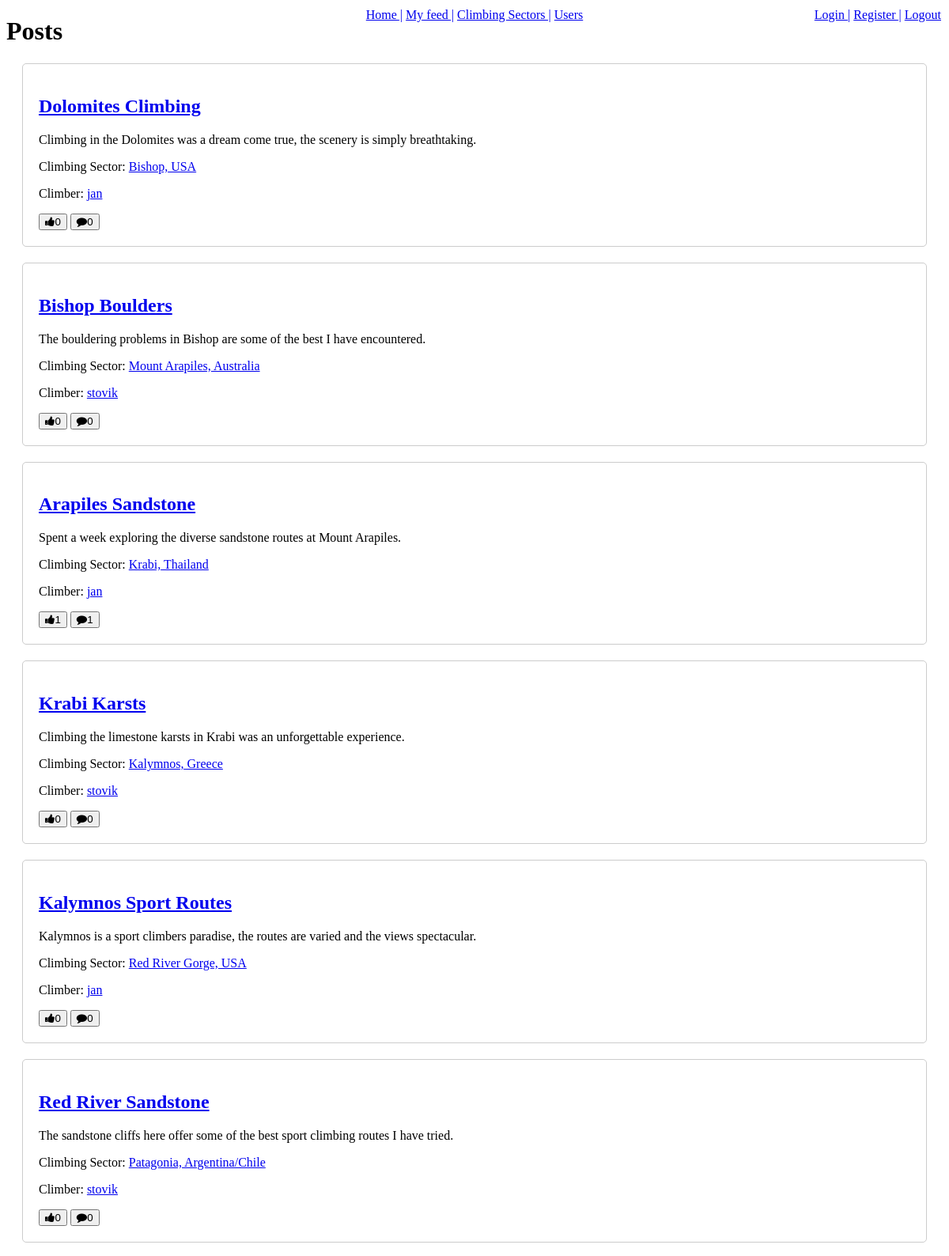
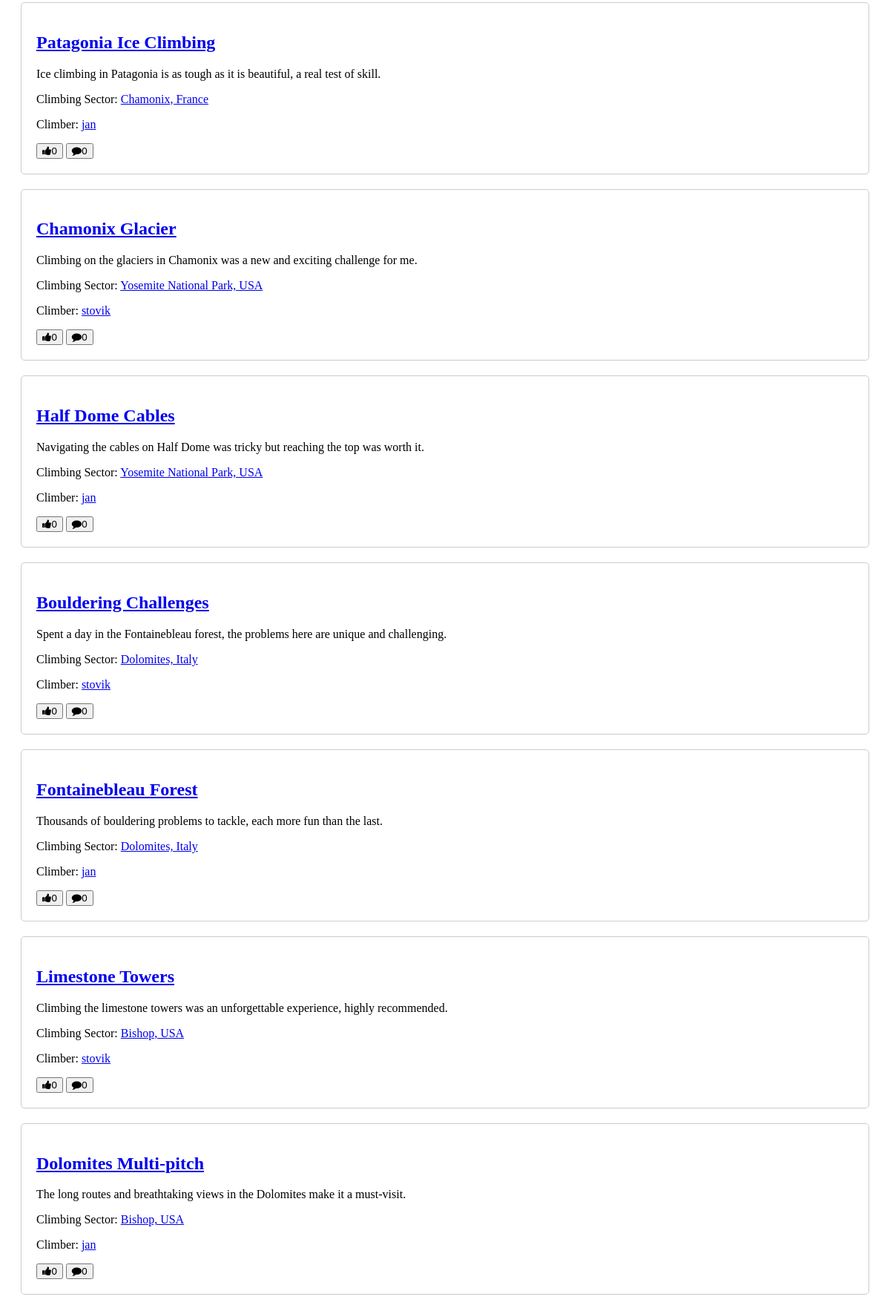
The page /home (upper part) on the database its author committed (2 pictures, top to bottom).
### tables this page shows
CREATE TABLE posts (
    id INTEGER PRIMARY KEY,
    title TEXT,
    body TEXT,
    created_at TIMESTAMP DEFAULT CURRENT_TIMESTAMP,
    likes INT DEFAULT 0,
    user_id INT,
    threat_id INT,
    comments INT DEFAULT 0,
    image_path TEXT,
    FOREIGN KEY (user_id) REFERENCES users(id),
    FOREIGN KEY (threat_id) REFERENCES threats(id)

);

CREATE TABLE threats (
    id INTEGER PRIMARY KEY,
    name TEXT,
    description TEXT
);

CREATE TABLE users (
    id INTEGER PRIMARY KEY,
    username TEXT,
    email TEXT,
    password TEXT
);

### app.py (the view)
@app.route('/home')
def home():
    db = DatabaseWorker('database.db')
    posts = db.search("SELECT posts.*, threats.name, users.username FROM posts JOIN threats ON posts.threat_id = threats.id JOIN users ON posts.user_id = users.id", multiple=True)
    posts.reverse()
    return render_template('main.html', posts=posts)

### database_worker.py (called while the page is built)
    def search(self, query, multiple=False):
        result = self.cursor.execute(query)
        if multiple:
            return result.fetchall() # returns multiple valuses in a list
        else:
            return result.fetchone() # returns a singele value

### templates/main.html (shortened to what this page needs)
<!DOCTYPE html>
<html>
<head>
    <link rel="stylesheet" href="https://cdn.jsdelivr.net/npm/cirrus-ui/dist/cirrus.min.css">
    <link rel="stylesheet" href="/static/style.css">
    <link rel="stylesheet" href="https://cdnjs.cloudflare.com/ajax/libs/font-awesome/4.7.0/css/font-awesome.min.css">
</head>
<body>
    <div class="top-right">
        <a href="/login" class="login-button">Login |</a>
        <a href="/register" class="register-button">Register |</a>
        <a href="/logout" class="logout-button">Logout</a>
    </div>
    <div class="topnav">
        <a href="/home">Home |</a>
        <a href="/my_feed">My feed |</a>
        <a href="/thread">Climbing Sectors |</a>
        <a href="/profile">Users</a>
    </div>
    <h1>Posts</h1>
    {% for post in posts %}
    <div class="post">
        <h2><a href="/post/{{ post[0] }}">{{ post[1] }}</a></h2>
        <p>{{ post[2] }}</p>
        <p>Climbing Sector: <a href="/thread/{{ post[6] }}">{{ post[9] }}</a></p>
        <p>Climber: <a href="/profile/{{ post[5] }}">{{ post[10] }}</a></p>
        <button type="button" class="btn-transparent" onclick="window.location.href='/like/{{ post[0] }}'"><i class="fa fa-thumbs-up"></i>{{ post[4] }}</button>
        <button type="button" class="btn-transparent"><i class="fa fa-comment"></i>{{ post[7] }}</button>
    </div>
    {% endfor %}
</body>
</html>

### static/style.css (style rules this page uses)
.top-right { position: absolute; top: 10px; right: 10px; }
.post { margin: 20px; padding: 20px; border: 1px solid #ccc; border-radius: 5px; }
.topnav { position: absolute; top: 10px; left: 50%; transform: translateX(-50%); }

### rows shown on the page
posts: title "Dolomites Climbing", body "Climbing in the Dolomites was a dream come true, the scenery is simply breathtaking.", name "Bishop, USA", username "jan", likes "0", comments "0"
posts: title "Bishop Boulders", body "The bouldering problems in Bishop are some of the best I have encountered.", name "Mount Arapiles, Australia", username "stovik", likes "0", comments "0"
posts: title "Arapiles Sandstone", body "Spent a week exploring the diverse sandstone routes at Mount Arapiles.", name "Krabi, Thailand", username "jan", likes "1", comments "1"
posts: title "Krabi Karsts", body "Climbing the limestone karsts in Krabi was an unforgettable experience.", name "Kalymnos, Greece", username "stovik", likes "0", comments "0"
posts: title "Kalymnos Sport Routes", body "Kalymnos is a sport climbers paradise, the routes are varied and the views spectacular.", name "Red River Gorge, USA", username "jan", likes "0", comments "0"
posts: title "Red River Sandstone", body "The sandstone cliffs here offer some of the best sport climbing routes I have tried.", name "Patagonia, Argentina/Chile", username "stovik", likes "0", comments "0"
posts: title "Patagonia Ice Climbing", body "Ice climbing in Patagonia is as tough as it is beautiful, a real test of skill.", name "Chamonix, France", username "jan", likes "0", comments "0"
posts: title "Chamonix Glacier", body "Climbing on the glaciers in Chamonix was a new and exciting challenge for me.", name "Yosemite National Park, USA", username "stovik", likes "0", comments "0"
posts: title "Half Dome Cables", body "Navigating the cables on Half Dome was tricky but reaching the top was worth it.", name "Yosemite National Park, USA", username "jan", likes "0", comments "0"
posts: title "Bouldering Challenges", body "Spent a day in the Fontainebleau forest, the problems here are unique and challenging.", name "Dolomites, Italy", username "stovik", likes "0", comments "0"
posts: title "Fontainebleau Forest", body "Thousands of bouldering problems to tackle, each more fun than the last.", name "Dolomites, Italy", username "jan", likes "0", comments "0"
posts: title "Limestone Towers", body "Climbing the limestone towers was an unforgettable experience, highly recommended.", name "Bishop, USA", username "stovik", likes "0", comments "0"
posts: title "Dolomites Multi-pitch", body "The long routes and breathtaking views in the Dolomites make it a must-visit.", name "Bishop, USA", username "jan", likes "0", comments "0"
